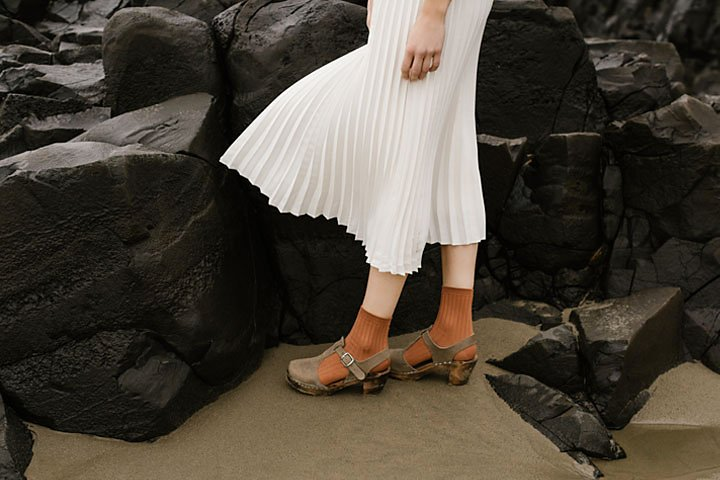
#> input picture images/highlights_and_shadows.jpg, 720 x 480 px, found by its file name
$ jupyter execute Q3.ipynb   (shell and % lines are left out)
#> lines starting #> are read from the running program, lines starting #| are printed output that depends on the picture
Consider the image shown
(a) Apply gamma correction to the L plane in the L∗a∗b∗
color space and state the γ value.

[cell 1]
import cv2 as cv
import matplotlib.pyplot as plt
import numpy as np


# Load the original image
img_orig = cv.imread('images\highlights_and_shadows.jpg', cv.IMREAD_COLOR)
#> img_orig is the input picture: shape (480, 720, 3); mean B, G, R 58.1, 68.6, 75.7
# Convert the image to LAB color space
img_lab = cv.cvtColor(img_orig, cv.COLOR_BGR2LAB)
#> img_lab: shape (480, 720, 3); mean of channels 0, 1, 2 71.3, 129.1, 135
# Apply gamma correction to the L channel
gamma = 1.4
img_lab[:,:,0] = (((img_orig[:,:,0]/255)**gamma)*255).astype(np.uint8)
#> img_lab: shape (480, 720, 3); mean of channels 0, 1, 2 41.1, 129.1, 135
# Convert the image back to BGR color space
img_gamma = cv.cvtColor(img_lab, cv.COLOR_LAB2BGR)
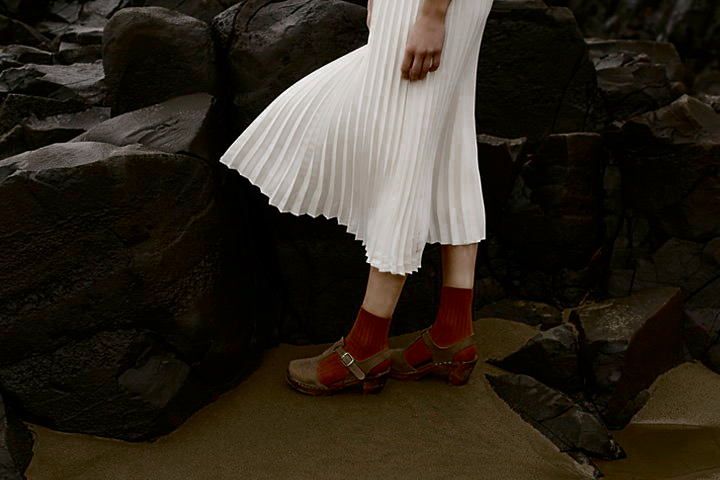
#> img_gamma: shape (480, 720, 3); mean B, G, R 30.4, 39.9, 46.6
# Create subplots
f, axarr = plt.subplots(1,2,figsize=(9,12))

# Display the original and gamma corrected images
axarr[0].imshow(cv.cvtColor(img_orig, cv.COLOR_BGR2RGB))
axarr[0].set_title("Original Image")
axarr[1].imshow(cv.cvtColor(img_gamma, cv.COLOR_BGR2RGB))
axarr[1].set_title("Gamma Corrected Image (γ={:.2f})".format(gamma))
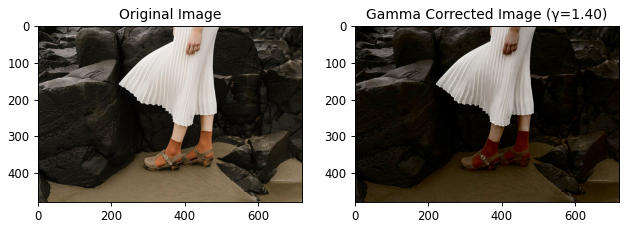
#> figure drawn by matplotlib, 2 panels

(b) Show the histograms of the original and corrected images.

[cell 2]
color=['b','g','r']
fig,ax=plt.subplots(1,2,figsize=(10,5))

for i,c in enumerate(color):
    hist=cv.calcHist([img_orig],[i],None,[256],[0,256])
    ax[0].plot(hist,color=c)
    ax[0].set_xlim([0,256])

color=['b','g','r']
for i,c in enumerate(color):
    hist=cv.calcHist([img_lab],[i],None,[256],[0,256])
    ax[1].plot(hist,color=c)
    ax[1].set_xlim([0,256])
plt.savefig('Q3-histogram.png')
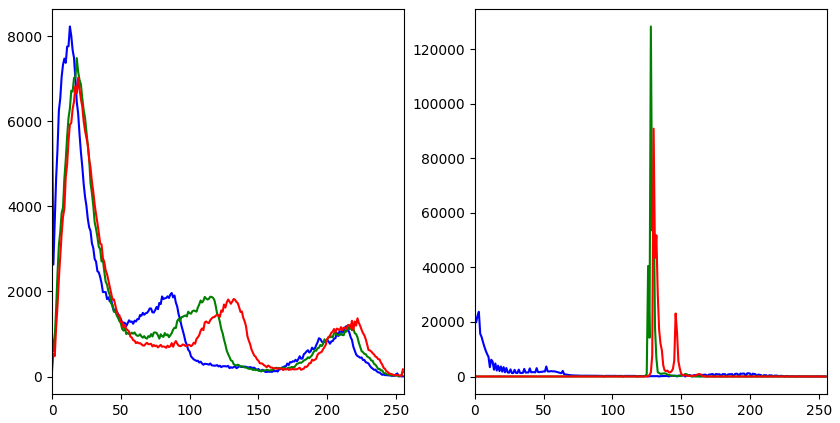
#> figure drawn by matplotlib, 2 panels; panel 1: curve peaks at x = 13, y = 8229; panel 1: curve peaks at x = 18, y = 7486; panel 1: curve peaks at x = 19, y = 7023; panel 2: curve peaks at x = 3, y = 23751
plt.tight_layout()
plt.show()
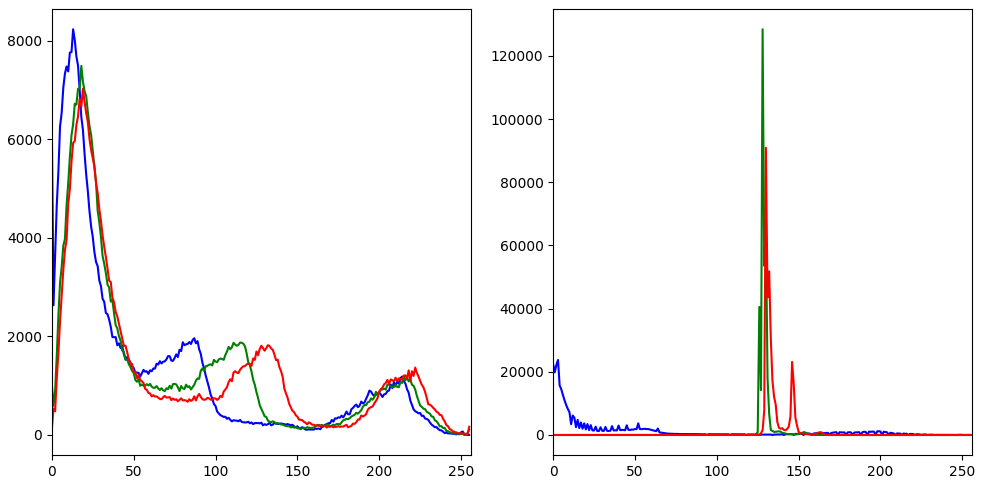
#> figure drawn by matplotlib, 2 panels; panel 1: curve peaks at x = 13, y = 8229; panel 1: curve peaks at x = 18, y = 7486; panel 1: curve peaks at x = 19, y = 7023; panel 2: curve peaks at x = 3, y = 23751

Extra

[cell 3]
import cv2 as cv
import matplotlib.pyplot as plt
import numpy as np

# Load the original image
img_orig = cv.imread('images\highlights_and_shadows.jpg', cv.IMREAD_COLOR)

# Apply gamma correction
gamma = 2
table = np.array([(i/255.0)**gamma*255.0 for i in np.arange(0, 256)]).astype('uint8')
img_gamma = cv.LUT(img_orig, table)
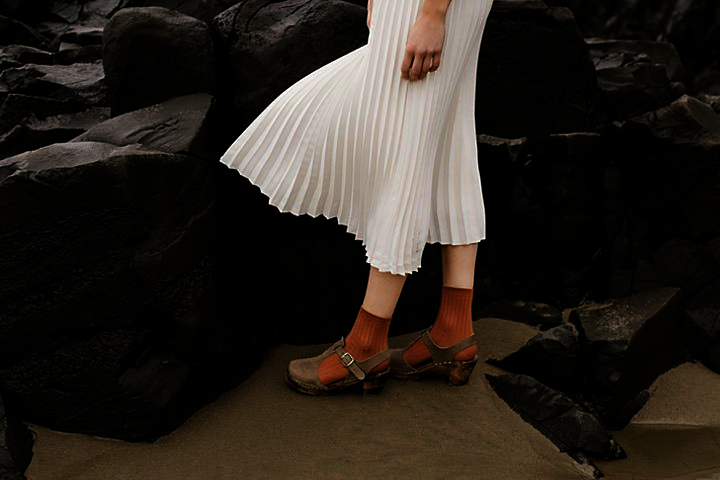
#> img_gamma: shape (480, 720, 3); mean B, G, R 28.7, 34.8, 41.1

# Convert images to RGB format
img_orig = cv.cvtColor(img_orig, cv.COLOR_BGR2RGB)
img_gamma = cv.cvtColor(img_gamma, cv.COLOR_BGR2RGB)

# Create subplots
f, axarr = plt.subplots(3, 2)

# Display the original and gamma corrected images
axarr[0, 0].imshow(img_orig)
axarr[0, 1].imshow(img_gamma)

# Plot histograms
color = ('b', 'g', 'r')
for i, c in enumerate(color):
    hist_orig = cv.calcHist([img_orig], [i], None, [256], [0, 256])
    axarr[1, 0].plot(hist_orig, color=c)

    hist_gamma = cv.calcHist([img_gamma], [i], None, [256], [0, 256])
    axarr[1, 1].plot(hist_gamma, color=c)

# Plot the gamma correction table
axarr[2, 0].plot(table)
axarr[2,0].set_xlabel("Gamma Correction Intensity Transformation")
axarr[2, 0].set_xlim(0, 255)
axarr[2, 0].set_ylim(0, 255)
axarr[2, 0].set_aspect('equal')

axarr[2, 1].axis('off')

# Show the plots
plt.show()
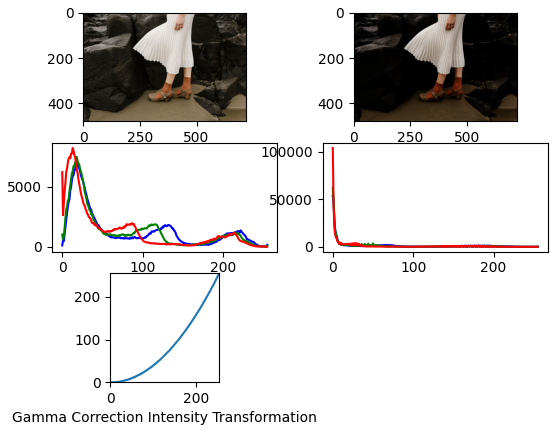
#> figure drawn by matplotlib, 5 panels; panel 3: curve peaks at x = 19, y = 7023; panel 3: curve peaks at x = 18, y = 7486; panel 3: curve peaks at x = 13, y = 8229; panel 4: curve peaks at x = 0, y = 53510

$ run again, with images/Sanga-ICC-Hall-of-Fame.jpg copied over images/highlights_and_shadows.jpg
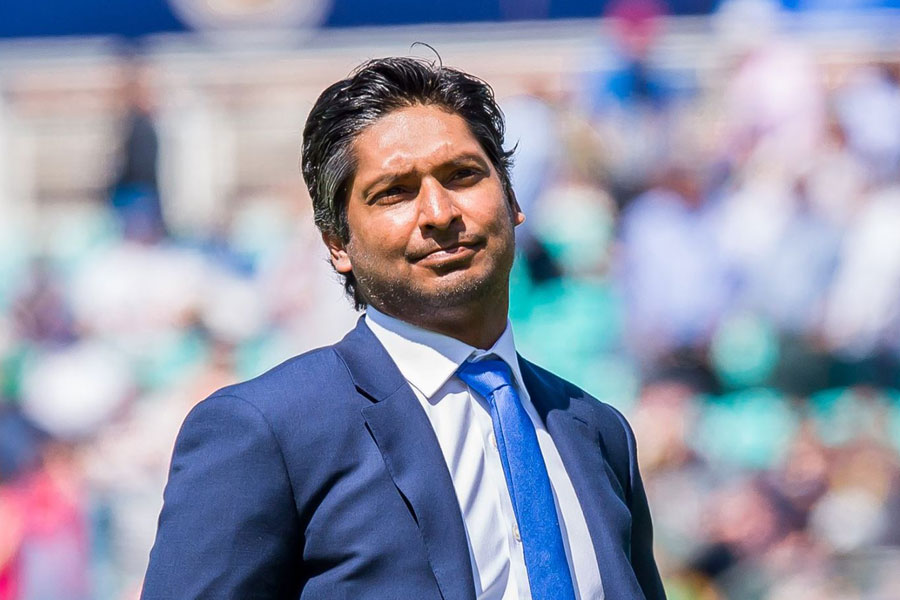
#> input picture images/Sanga-ICC-Hall-of-Fame.jpg, 900 x 600 px, found by its file name
#> img_orig is the input picture: shape (600, 900, 3); mean B, G, R 171.6, 150.6, 146.4
#> `plt.show()`:
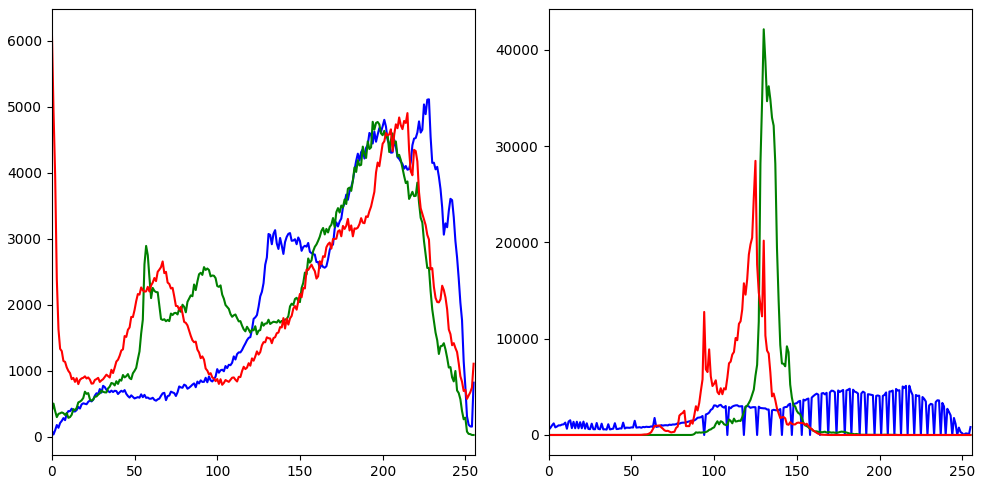
#> figure drawn by matplotlib, 2 panels; panel 1: curve peaks at x = 228, y = 5116; panel 1: curve peaks at x = 194, y = 4775; panel 1: curve peaks at x = 0, y = 6177; panel 2: curve peaks at x = 218, y = 5116
#> `img_gamma = cv.LUT(img_orig, table)`:
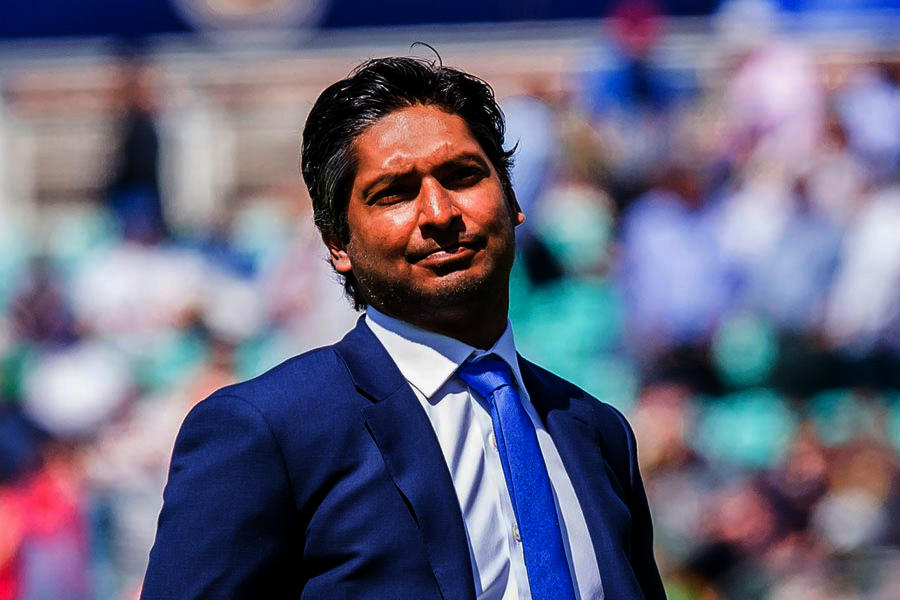
#> img_gamma: shape (600, 900, 3); mean B, G, R 127, 102.5, 103.4

$ run again, with images/emma.jpg copied over images/highlights_and_shadows.jpg
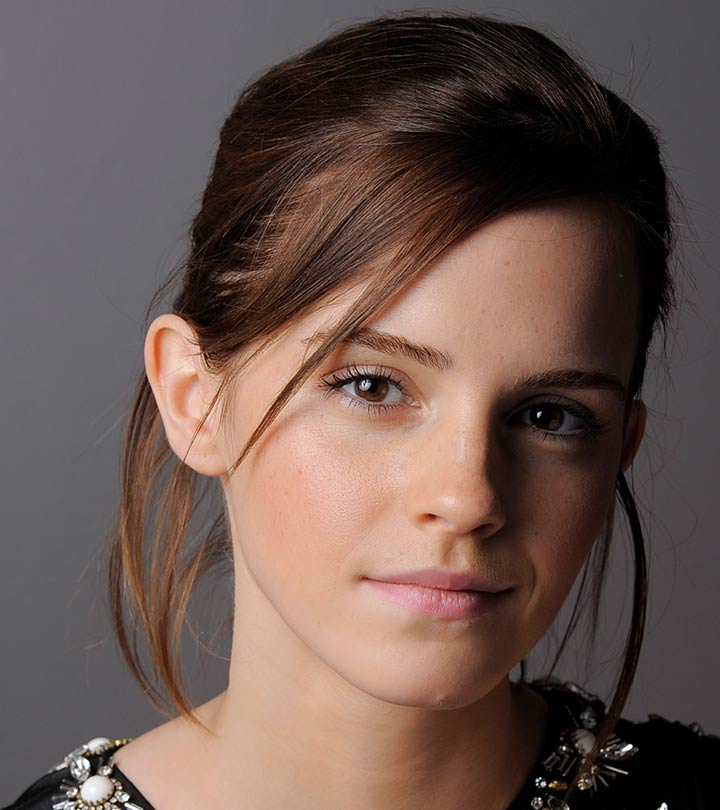
#> input picture images/emma.jpg, 720 x 810 px, found by its file name
#> img_orig is the input picture: shape (810, 720, 3); mean B, G, R 80.1, 87.4, 106.8
#> `plt.show()`:
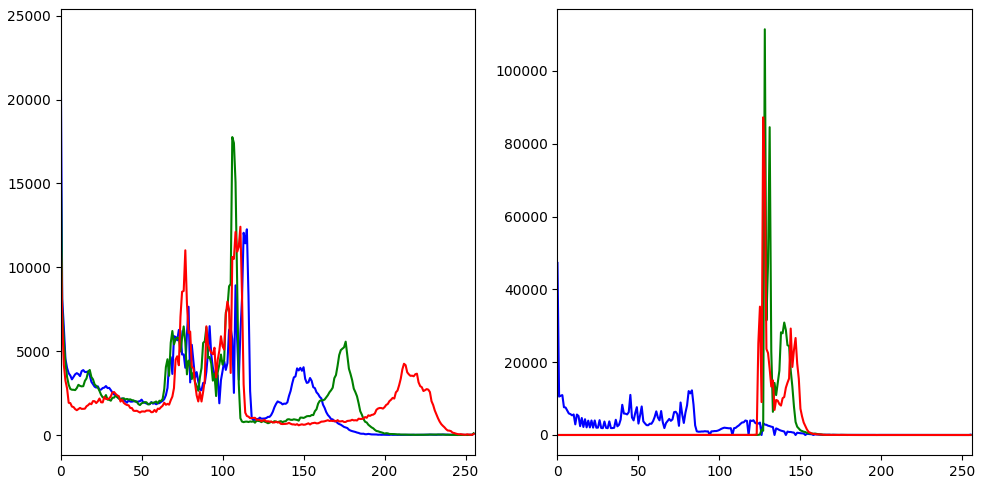
#> figure drawn by matplotlib, 2 panels; panel 1: curve peaks at x = 0, y = 24186; panel 1: curve peaks at x = 106, y = 17761; panel 1: curve peaks at x = 111, y = 12417; panel 2: curve peaks at x = 0, y = 47250
#> `img_gamma = cv.LUT(img_orig, table)`:
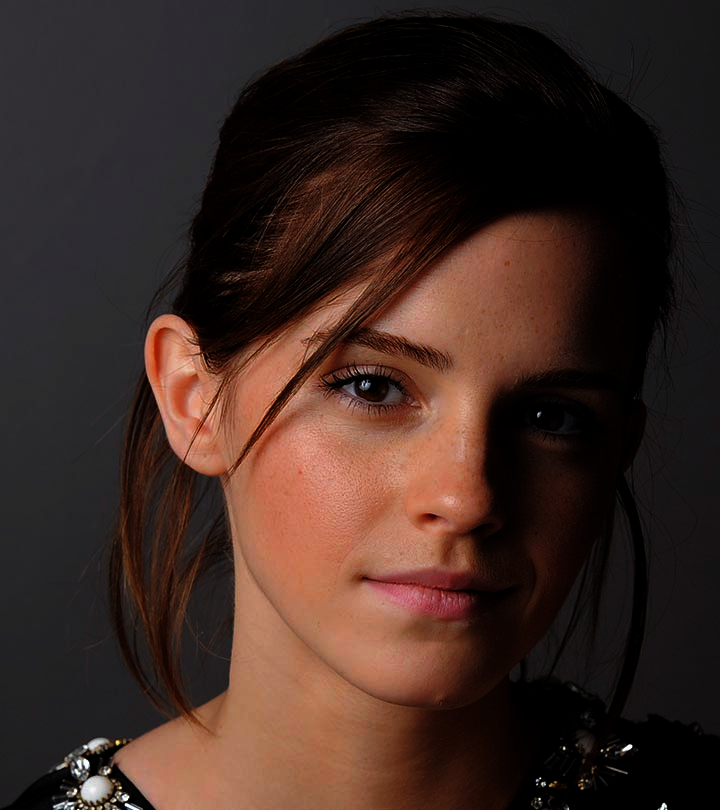
#> img_gamma: shape (810, 720, 3); mean B, G, R 34.3, 40.8, 61
